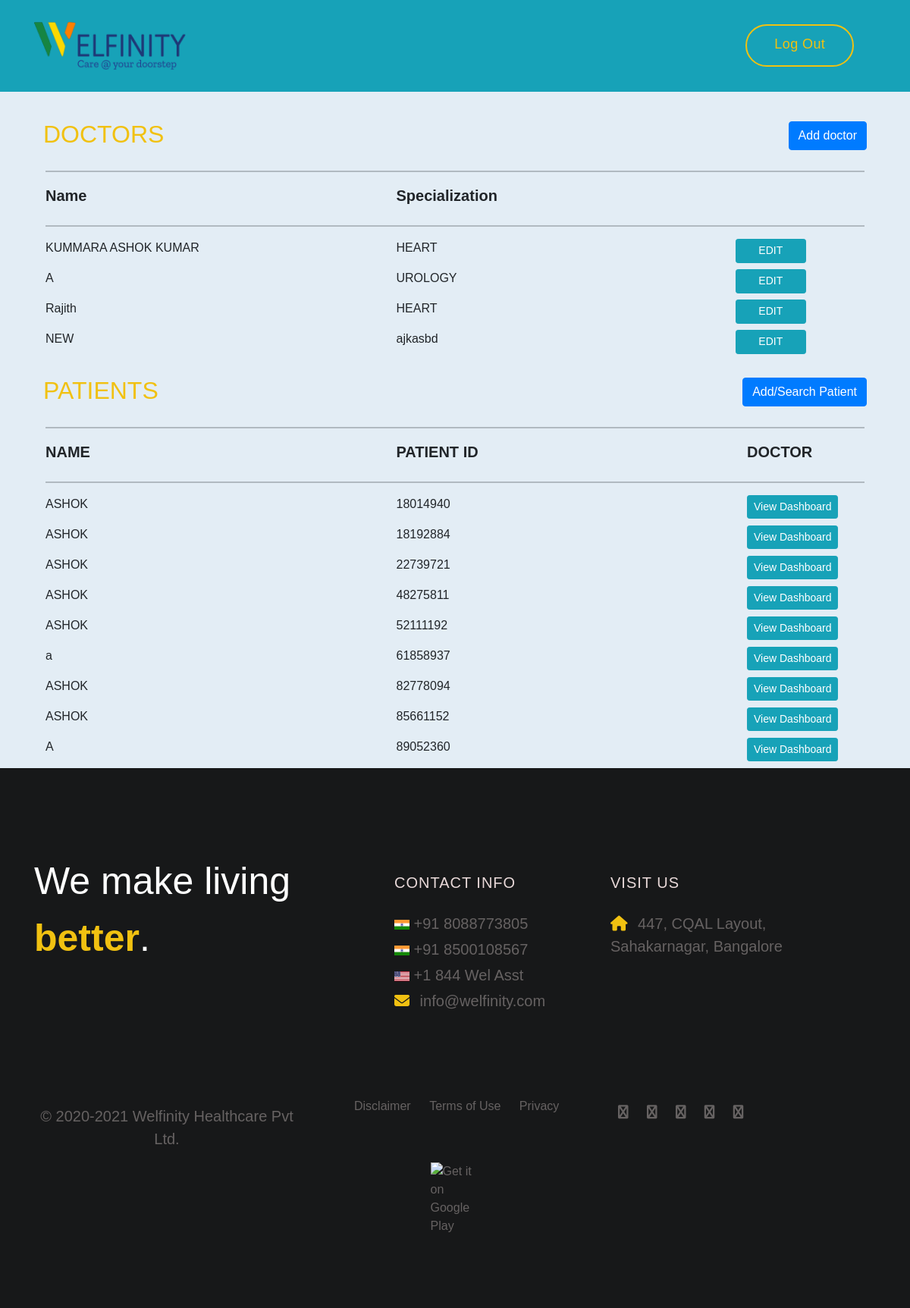
/adm/ (signed in), run on the app's committed database.
### Encounter/models.py (models this page shows)
class Doctors(models.Model):
    doctorID=models.BigAutoField(primary_key=True)
    name=models.CharField(max_length=255)
    qualification=models.CharField(max_length=255)
    specialization=models.CharField(max_length=255)
    doj=models.DateField(blank=True, null=True)
    registrationID=models.CharField(max_length=20)
    address=models.CharField(max_length=255)

class PatientData(models.Model):
    id = models.BigAutoField(primary_key=True)
    uuid = models.CharField(unique=True, max_length=16, blank=True, null=True)
    pid = models.BigIntegerField(unique=True)
    title = models.CharField(max_length=255)
    fname = models.CharField(max_length=255)
    lname = models.CharField(max_length=255)
    dob = models.DateField(blank=True, null=True)
    sex = models.CharField(max_length=255)
    licid = models.CharField(max_length=255)
    extid = models.CharField(max_length=255)
    prevnames = models.TextField(blank=True, null=True)
    address = models.CharField(max_length=255)
    addressline2 = models.CharField(max_length=255)
    pin = models.CharField(max_length=255)
    city = models.CharField(max_length=255)
    state = models.CharField(max_length=255)
    country = models.CharField(max_length=255)
    email = models.CharField(max_length=255)
    phone = models.CharField(max_length=255)
    altphone = models.CharField(max_length=255)
    careteam = models.CharField(max_length=255,null=True)
    carefacility = models.CharField(max_length=255,null=True)
    allowvoice = models.CharField(max_length=3,null=True)
    hipaa = models.CharField(max_length=3,null=True)
    allowmail = models.CharField(max_length=3,null=True)
    leavemsg = models.CharField(max_length=20,null=True)
    allowimmreg = models.CharField(max_length=255,null=True)
    allowimmshare = models.CharField(max_length=255,null=True)
    allowhie = models.CharField(max_length=255,null=True)
    allowpp = models.CharField(max_length=31,null=True)
    immstatus = models.TextField(blank=True, null=True)
    immstatusdt = models.DateField(blank=True, null=True)
    pubcode = models.TextField(blank=True, null=True)
    pubcodedate = models.DateField(blank=True, null=True)
    protind = models.TextField(blank=True, null=True)
    protinddate = models.DateField(blank=True, null=True)
    carestatus = models.TextField(blank=True, null=True)
    ptcat = models.TextField(blank=True, null=True)
    industry = models.TextField(blank=True, null=True)
    occupation = models.TextField(blank=True, null=True)
    empname = models.TextField(blank=True, null=True)
    empaddress = models.TextField(blank=True, null=True)
    ethnicity = models.CharField(max_length=255,null=True)
    religion = models.CharField(max_length=40,null=True)
    migrant = models.CharField(max_length=255,null=True)
    famsize = models.CharField(max_length=255,null=True)
    income = models.CharField(max_length=255,null=True)
    homeless = models.CharField(max_length=255,null=True)
    finreview = models.DateField(blank=True, null=True)
    language = models.CharField(max_length=255,null=True)
    vfc = models.CharField(max_length=255,null=True)
    deceased = models.DateField(blank=True, null=True)
    reasondeceased = models.CharField(max_length=255,null=True)
    guardian = models.CharField(blank=True, null=True, max_length=255)
    guardianrelation = models.TextField(blank=True, null=True)
    guardiansex = models.TextField(blank=True, null=True)
    guardianaddress = models.TextField(blank=True, null=True)
    guardianaddressline2 = models.TextField(blank=True, null=True)
    guardiancity = models.TextField(blank=True, null=True)
    guardianstate = models.TextField(blank=True, null=True)
    guardianpin = models.TextField(blank=True, null=True)
    guardiancountry = models.TextField(blank=True, null=True)
    guardianphone = models.TextField(blank=True, null=True)
    guardianemail = models.TextField(blank=True, null=True)
    class Meta:
        db_table = 'patient_data'

### Encounter/views.py (the view)
# urls.py: path('adm/',views.adm,name='adm'),
@user_passes_test(lambda u: u.is_superuser)
def adm(request):
    doct=Doctors.objects.all()
    patients=PatientData.objects.all()
    return render(request,'admin.html',{'doct':doct,'patients':patients})

### templates/admin.html (shortened to what this page needs)
{% load static %}
<!DOCTYPE html>
<html lang="en">
<head>
   <link href="https://cdn.jsdelivr.net/npm/bootstrap@5.0.2/dist/css/bootstrap.min.css" rel="stylesheet">
   <link
     rel="stylesheet"
     href="https://stackpath.bootstrapcdn.com/bootstrap/4.5.0/css/bootstrap.min.css"
   />
   <link
     rel="stylesheet"
     href="https://stackpath.bootstrapcdn.com/font-awesome/4.7.0/css/font-awesome.min.css"
   />
   <link
     rel="stylesheet"
     href="https://cdnjs.cloudflare.com/ajax/libs/font-awesome/4.7.0/css/font-awesome.min.css"
   />
   <link
     href="{% static 'css/chunk-vendors.d3feeb92.css' %}"
     rel="stylesheet"
   />
   <link href="{% static 'css/app.d80733da.css' %}" rel="stylesheet" />
   <link rel="stylesheet"
   href="https://cdnjs.cloudflare.com/ajax/libs/font-awesome/6.2.0/css/all.min.css">
   <link rel=”stylesheet” href=”//maxcdn.bootstrapcdn.com/bootstrap/4.0.0/css/bootstrap.min.css”>
  <link rel=”stylesheet” href=”https://cdn.jsdelivr.net/npm/bootstrap-icons@1.3.0/font/bootstrap-icons.css”>
</head>
<body>
     <div id="nav">
        <div>
          <nav class="navbar navbar-expand-lg bg-info">
            <div class="container">
              <a href="#" class="navbar-brand"
                ><img
                  src="{% static 'img/nav_logo.31378e7a.png' %}"
                  alt="nav_logo"
                  width="200rem" /></a
              >
              <div id="navbarNav" class="collapse navbar-collapse">
                <ul class="navbar-nav ml-auto">
                  {% if request.user.is_authenticated %}
                  <li class="nav-item nav-link">
                  <li class="nav-item">
                    <a
                      href="{% url 'logoff' %}"
                      class="nav-link contact"
                      >Log Out
                    </a>
                  </li>
                  </li>
                  {% endif %}
                </ul>
              </div>
            </div>
          </nav>
        </div>
      </div>
      <div class="container">
        <div class="container">
          <div class="row">
              </div>
        </div>
        <div class="container my-4">
          <div class="row ">
              <h2><strong>DOCTORS</strong> <span class="float-right"><button data-toggle="modal" data-target="#addDoctor" class="btn btn-primary">Add doctor</button>
              </span></h2>
          </div>
          <hr>
              <div class="row">
                <h5 class="col-5 fw-bold">Name</h5>
                <h5 class="col-5 fw-bold">Specialization</h5>
              </div>
              <hr>
              {% for i in doct %}
              <div class="row my-2">
                <h6 class="col-5">{{ i.name }}</h6>
                <h6 class="col-5">{{ i.specialization }}</h6>
                <button class="btn btn-info btn-sm col-1" data-toggle="modal" data-target="#modal{{ i.registrationID }}">
                  EDIT
                </button>
              </div>
              {% endfor %}
          </div>
        <div class="container">
        <div class="row">
            <div class="">
              <h2><strong>PATIENTS</strong> <span class="float-right"><a href="{% url 'emr' %}"><button class="btn btn-primary">Add/Search Patient</button></a>
              </span></h2>
            </div>
        </div>
        <hr>
          <div class="row">
            <h5 class="col-5 fw-bold">NAME</h5>
            <h5 class="col-5 fw-bold">PATIENT ID</h5>
            <h5 class="col-2 fw-bold">DOCTOR</h5>
          </div>
          <hr>
            {% for i in patients %}
            <div class="row my-2">
              <h6 class="col-5">{{ i.fname }}</h6>
              <h6 class="col-5">{{ i.pid }}</h6>
              <a href="{% url 'dash' i.pid %}" class="col-2">
                  <button class="btn btn-info btn-sm">
                    View Dashboard
                  </button>
              </a>
            </div>
            {% endfor %}
        </div>
            </div>
      <footer class="site-footer">
        <div class="container">
          <div class="row">
            <div class="col-lg-5">
              <h1 class="mb-4 text-white">
                We make living <strong>better</strong>.
              </h1>
            </div>
            <div data-aos-delay="50" class="col-lg-3 col-md-6 col-12">
              <h4 class="my-4">Contact Info</h4>
              <p class="mb-1">
                <img
                  width="20px"
                  alt="indiaflag"
                /><a href="tel:+91 808 877 3805"> +91 8088773805</a>
              </p>
              <p class="mb-1">
                <img
                  width="20px"
                  alt="indiaflag"
                /><a href="tel:+91 850 010 8567"> +91 8500108567 </a>
              </p>
              <p class="mb-1">
                <img
                  width="20px"
                /><a href="tel:+1 844 Wel Asst"> +1 844 Wel Asst </a>
              </p>
              <p>
                <a href="mailto:info@welfinity.com"
                  ><i class="fa fa-envelope mr-2 footer-icon"></i>
                  info@welfinity.com
                </a>
              </p>
            </div>
            <div data-aos-delay="50" class="col-lg-3 col-md-6 col-12">
              <h4 class="my-4">Visit Us</h4>
              <p class="mb-1">
                <i class="fa fa-home mr-2 footer-icon"></i> 447, CQAL Layout,
                Sahakarnagar, Bangalore
              </p>
            </div>
            <div
              data-aos-delay="50"
              class="col-lg-4 mx-lg-auto text-center col-md-8 col-12"
            >
              <p class="copyright-text">
                © 2020-2021 Welfinity Healthcare Pvt Ltd. <br />
              </p>
            </div>
            <div data-aos-delay="50" class="col-lg-4 mx-lg-auto col-md-6 col-12">
              <ul class="footer-link">
                <li><a href="#">Disclaimer</a></li>
                <li><a href="#">Terms of Use</a></li>
                <li><a href="#">Privacy</a></li>
              </ul>
            </div>
            <div data-aos-delay="60" class="col-lg-4 mx-lg-auto col-md-6 col-12">
              <ul class="social-icon">
                <li>
                  <a
                    href="https://wa.me/918088773805"
                    target="_blank"
                    class="fa fa-whatsapp"
                  ></a>
                </li>
                <li>
                  <a
                    href="https://www.instagram.com/welfinity/?hl=en"
                    target="_blank"
                    class="fa fa-instagram"
                  ></a>
                </li>
                <li>
                  <a
                    href="https://www.facebook.com/welfinityhealthcare"
                    target="_blank"
                    class="fa fa-facebook"
                  ></a>
                </li>
                <li>
                  <a
                    href="https://twitter.com/welfinity"
                    target="_blank"
                    class="fa fa-twitter"
                  ></a>
                </li>
                <li>
                  <a
                    href="https://www.linkedin.com/company/welfinity/"
                    target="_blank"
                    class="fa fa-linkedin"
                  ></a>
                </li>
              </ul>
            </div>
            <div class="col-lg-1 mx-lg-auto col-md-6 col-12">
              <a
                href=" https://play.google.com/store/apps/details?id=com.welfinity.www&amp;pcampaignid=pcampaignidMKT-Other-global-all-co-prtnr-py-PartBadge-Mar2515-1"
                ><img
                  alt="Get it on Google Play"
                  src="https://play.google.com/intl/en_us/badges/static/images/badges/en_badge_web_generic.png"
                  width="140rem"
              /></a>
            </div>
          </div>
        </div>
      </footer>
</body>
</html>

### static/css/app.d80733da.css (style rules this page uses)
:root { --primary-color: #057a8d; --secondary-color: #f1c111; --white-color: #fff; --dark-color: #171819; --project-bg: #f0f8ff; --menu-bg: #fff; --transparent-bg: hsla(0, 0%, 100%, 0.62); --title-color: #15141a; --gray-color: #e9d9d9; --link-color: #404040; --p-color: #666262; --base-font-family: "ProbaPro-Light", sans-serif; --title-font-family: "ProbaPro-Regular", sans-serif; --font-bold-family: "ProbaPro-Bold", sans-serif; --spl-char-font-family: "ZillaSlab-Regular", sans-serif; --font-weight-bold: bold; --h1-font-size: 50px; --h2-font-size: 32px; --h3-font-size: 24px; --p-font-size: 20px; --base-font-size: 18px; --menu-font-size: 18px; --border-radius-large: 100px; --border-radius-small: 5px; }
body { background: var(--white-color); font-family: var(--base-font-family); }
h1, h2, h3, h4, h5, h6 { font-family: var(--title-font-family); line-height: inherit; }
h1 { color: var(--title-color); font-size: var(--h1-font-size); }
h2 { font-size: var(--h2-font-size); }
h2, h3 { font-weight: 100; }
h4 { color: var(--gray-color); font-family: var(--base-font-family); font-size: var(--p-font-size); letter-spacing: 1px; text-transform: uppercase; }
p { color: var(--p-color); font-size: var(--p-font-size); line-height: 1.5em; }
b, strong { letter-spacing: 0; color: var(--secondary-color); }
a { color: var(--link-color); font-weight: 400; text-decoration: none; }
.navbar { background: var(--menu-bg); z-index: 2; top: 0; right: 0; left: 0; padding: 1.5em; }
.navbar-brand { color: var(--white-color); font-size: var(--h2-font-size); }
.nav-link { color: var(--primary-color); font-size: var(--menu-font-size); letter-spacing: 0.4px; margin: 0 1.6em; padding: 0.6em; }
.navbar-expand-lg .navbar-nav .nav-link { padding-right: 0; padding-left: 0; }
.navbar-expand-lg .navbar-nav .nav-link.contact { border: 2px solid var(--secondary-color); border-radius: var(--border-radius-large); color: var(--secondary-color); font-family: var(--font-bold-family); padding: 0.6em 2em 0.8em 2em; }
.site-footer { background: var(--dark-color); padding: 7em 0 6em 0; }
.site-footer a { color: var(--p-color); }
.footer-icon, .site-footer a:hover { color: var(--secondary-color); }
.footer-link li { display: inline-block; list-style: none; margin: 0 10px; }
.copyright-text, .footer-link, .site-footer .social-icon { margin-top: 6em; }
.copyright-text { margin-top: 5.3em; }
.social-icon { position: relative; padding: 0; margin: 4em 0 0 0; }
.social-icon li { display: inline-block; list-style: none; }
.social-icon li a { text-decoration: none; display: inline-block; font-size: var(--base-font-size); margin: 10px; text-align: center; }
img { max-width: 100%; height: auto; }

### data on the page
Doctors: name "KUMMARA ASHOK KUMAR", specialization "HEART"
Doctors: name "A", specialization "UROLOGY"
Doctors: name "Rajith", specialization "HEART"
Doctors: name "NEW", specialization "ajkasbd"
PatientData: fname "ASHOK", pid "18014940"
PatientData: fname "ASHOK", pid "18192884"
PatientData: fname "ASHOK", pid "22739721"
PatientData: fname "ASHOK", pid "48275811"
PatientData: fname "ASHOK", pid "52111192"
PatientData: fname "a", pid "61858937"
PatientData: fname "ASHOK", pid "82778094"
PatientData: fname "ASHOK", pid "85661152"
PatientData: fname "A", pid "89052360"
